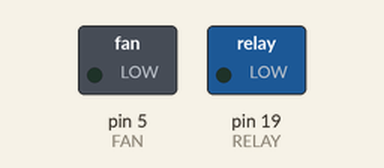
Simulated run of this sketch. Board: Arduino Uno, built with avr-gcc and run on an emulated ATmega328P. Parts: switched loads named in the sketch (green lamp = pin HIGH). Dashed ring = blinking.

Above: at 0.5 s.
Timing chart, 0 to 4.6 s (numbered marks = the images above):
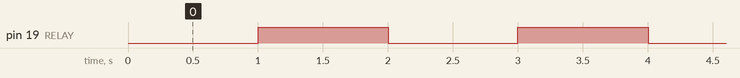

Measured:
- by itself, pin 19 (RELAY): alternates HIGH for 1.0 s and LOW for 1.0 s

The sketch:

test_fan.ino
```cpp
#define RELAY 19
#define FAN 5
unsigned long interval=1000; // wait time
unsigned long previousMillis=0; // millis() returns

bool ledState = false; // state variable for the LED
void setup() {
  pinMode(FAN,OUTPUT);
  pinMode(RELAY, OUTPUT);
  digitalWrite(RELAY, ledState);
}

void loop() {
  unsigned long currentMillis = millis(); // grab current time
  // check if "interval" time has passed (1000 milliseconds)
  if ((unsigned long)(currentMillis - previousMillis) >= interval)
  {
    ledState = !ledState; // "toggles" the state
    digitalWrite(RELAY, ledState); // sets the LED with ledState
    // save the "current" time
    previousMillis = millis();
  }
}
```
